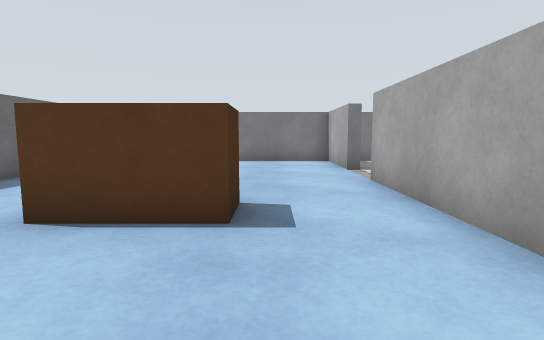
[1] (above)

16 first-person views from a walk through a robot-simulator world made for Gazebo. The camera is 0.51 m above the floor, tilts 6° down and sees 80° across. The floor is counted in squares, 0.5 m on a side. Each view is taken from the middle of a square. On the plan, view 1 faces up. The plan holds only what a view shows up to about 12 squares ahead; the rest is blank.

[2]
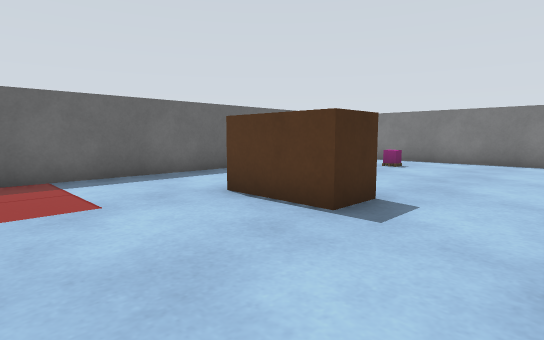

[3]
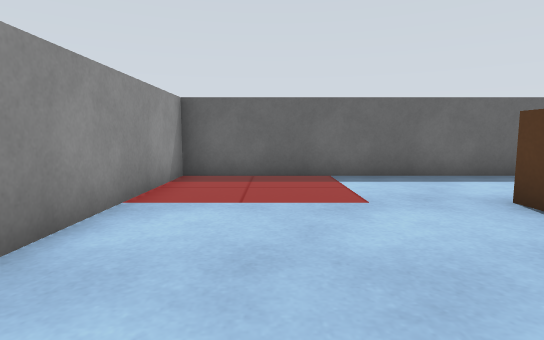

[4]
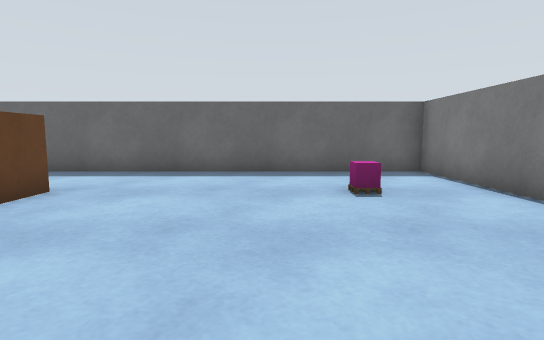

[5]
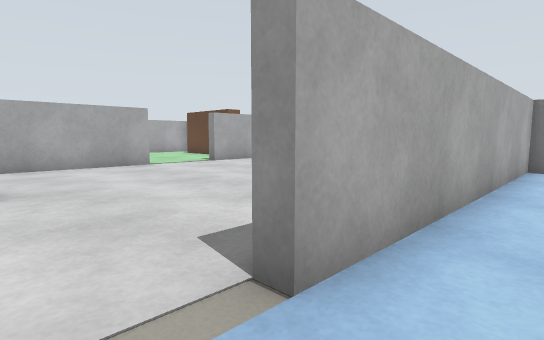

[6]
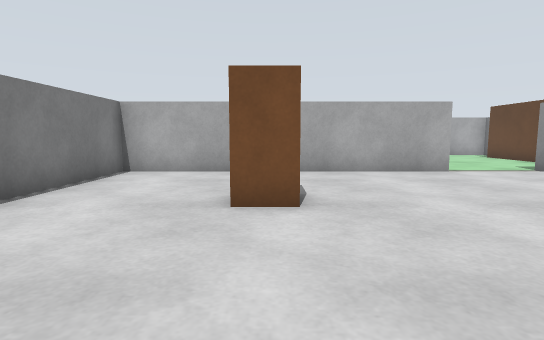

[7]
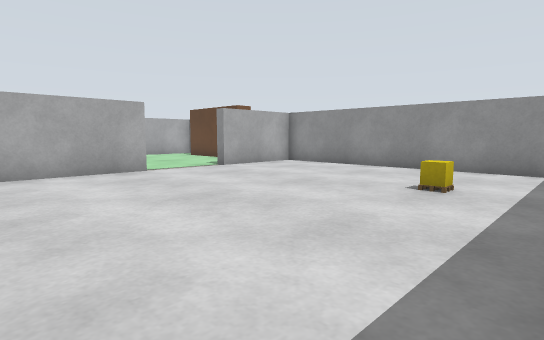

[8]
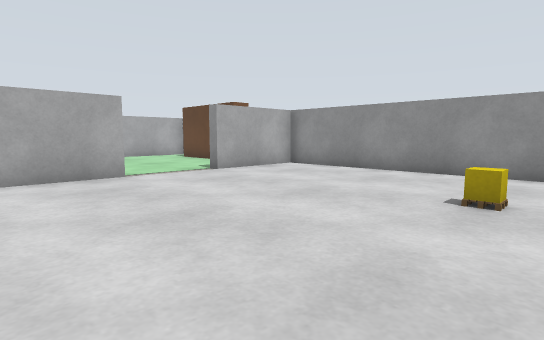

[9]
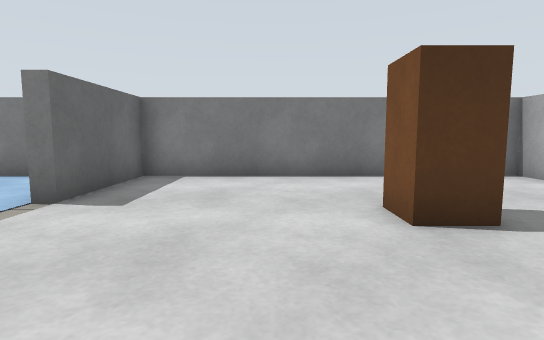

[10]
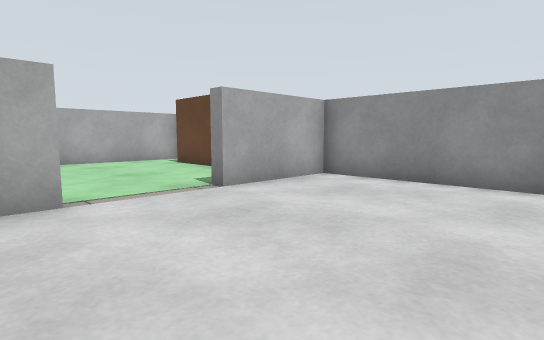

[11]
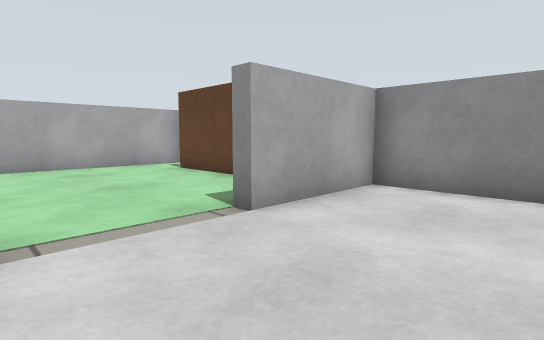

[12]
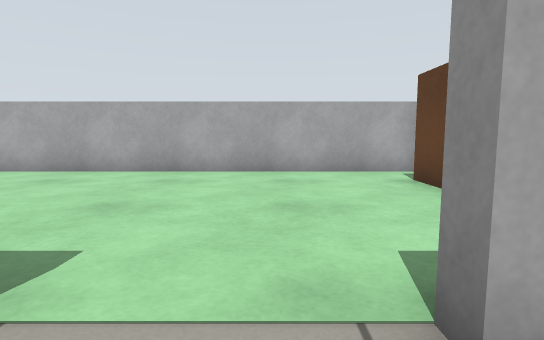

[13]
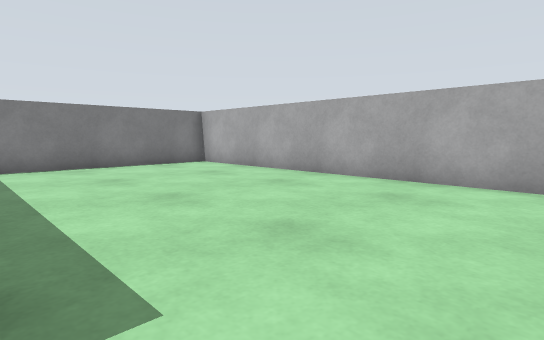

[14]
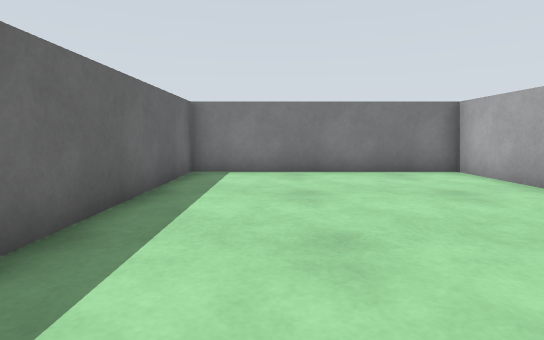

[15]
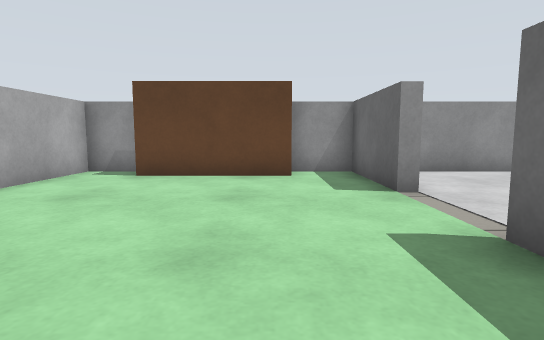

[16]
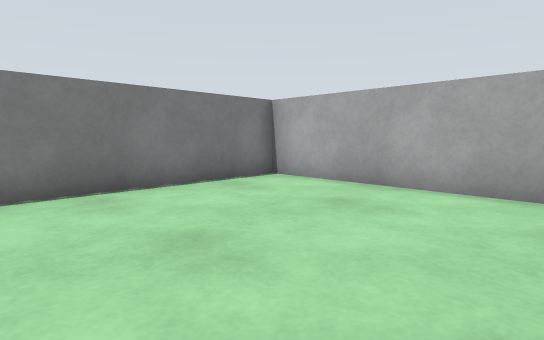

### Floor plan
Points are (right, up) in squares from view 1. A wall is a line through its corners. A room is listed if a view was taken in it or the views show most of it. See-through windows are left out.
Room 1 (views 1, 2, 3, 5)
walls: (2.7, 9.9) (2.3, 9.9) (2.3, 12.1); (0.9, 13.3) (-6.3, 13.3) (-6.3, -2.3) (-0.6, -2.3); (1.9, -2.3) (2.3, -2.3) (2.3, 7.5)
ways out: opening at (3, 8.5) to room 2
objects: brown box (-3, 4) to (-1, 5); other object (-3, 11)
Room 2 (views 4, 6, 7, 8, 9, 10, 11, 12)
walls: (12.3, 3.9) (12.3, 8.2); (2.3, 7.5) (2.8, 7.5); (12.3, 10.1) (12.3, 13.3) (2.7, 13.3) (2.7, 9.9); (3.9, -2.3) (12.3, -2.3) (12.3, 1.1)
ways out: opening at (3, 8.5) to room 1; opening at (13, 2.5) to room 3
objects: other object (5, 1); brown box (8, 9)
Room 3 (views 13, 14, 15, 16)
walls: (12.7, 4.4) (12.7, 3.9); (12.3, 1.1) (12.7, 1.1) (12.7, -2.3) (14.5, -2.3); (14.4, -1.3) (18.5, -1.3); (18.9, -2.3) (20.3, -2.3) (20.3, 13.3) (12.7, 13.3) (12.7, 6.6)
ways out: opening at (13, 2.5) to room 2

Positions as (right, up) in squares from view 1, and headings:
1: (0, 0), facing up
2: (2, 0), facing up-left
3: (2, 0), facing left
4: (3, 9), facing left
5: (1, 9), facing down-right
6: (3, 9), facing right
7: (3, 8), facing down-right
8: (4, 7), facing down-right
9: (6, 5), facing up
10: (7, 5), facing down-right
11: (9, 4), facing down-right
12: (11, 2), facing right
13: (13, 2), facing up-right
14: (15, 4), facing up
15: (15, 7), facing down
16: (14, 7), facing up-right
